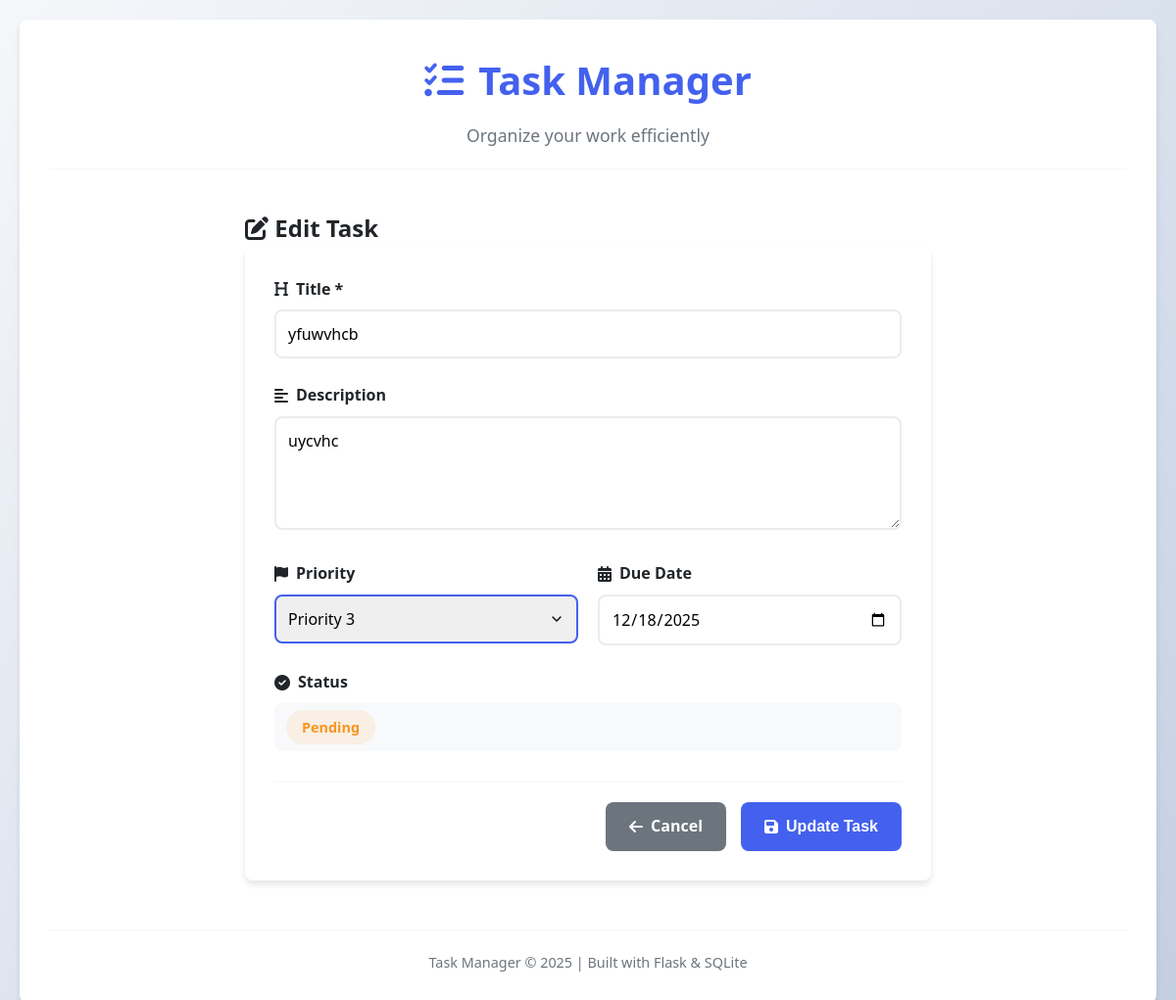
The app's page /task/edit/2 with its own data.
### tables this page shows
CREATE TABLE tasks (
        id INTEGER PRIMARY KEY AUTOINCREMENT,
        title TEXT NOT NULL,
        description TEXT,
        priority INTEGER NOT NULL DEFAULT 3 CHECK(priority BETWEEN 1 AND 5),
        due_date DATE,
        completed BOOLEAN NOT NULL DEFAULT 0,
        created_at TIMESTAMP DEFAULT CURRENT_TIMESTAMP,
        updated_at TIMESTAMP DEFAULT CURRENT_TIMESTAMP
    );

### app.py (the view, shortened to what this page needs)
@app.route('/task/edit/<int:task_id>', methods=['GET', 'POST'])
def edit_task(task_id):
    task = task_repo.get_by_id(task_id)
    if not task:
        return redirect(url_for('index'))
    return render_template('edit_task.html', task=task, now=datetime.now)

### database.py (called while the page is built)
def get_db():
    return DatabaseConnection()

    def __enter__(self):
        self.conn = sqlite3.connect(self.db_path)
        self.conn.row_factory = sqlite3.Row  # Return rows as dictionaries
        return self.conn

    def __exit__(self, exc_type, exc_val, exc_tb):
        if exc_type:
            logger.error(f"Database error: {exc_val}")
        self.conn.close()

### models.py (called while the page is built)
    def get_by_id(self, task_id: int) -> Optional[Task]:
        with self.db() as conn:
            cursor = conn.execute(
                "SELECT * FROM tasks WHERE id = ?", (task_id,))
            row = cursor.fetchone()
            if row:
                return Task(
                    task_id=row['id'],
                    title=row['title'],
                    description=row['description'],
                    priority=row['priority'],
                    due_date=row['due_date'],
                    completed=bool(row['completed']),
                    created_at=row['created_at'],
                    updated_at=row['updated_at']
                )
            return None

### templates/edit_task.html (shortened to what this page needs)
{% extends "base.html" %}
{% block content %}
<div class="form-container">
    <h2>
        <i class="fas {% if task %}fa-edit{% else %}fa-plus-circle{% endif %}"></i>
        {% if task %}Edit Task{% else %}Create New Task{% endif %}
    </h2>
    <form method="POST" class="task-form">
        <div class="form-group">
            <label for="title">
                <i class="fas fa-heading"></i> Title *
            </label>
            <input type="text" id="title" name="title"
                   value="{{ task.title if task else request.form.get('title', '') }}"
                   required
                   placeholder="Enter task title">
        </div>
        <div class="form-group">
            <label for="description">
                <i class="fas fa-align-left"></i> Description
            </label>
            <textarea id="description" name="description" rows="4"
                      placeholder="Enter task description (optional)">{{ task.description if task else request.form.get('description', '') }}</textarea>
        </div>
        <div class="form-row">
            <div class="form-group">
                <label for="priority">
                    <i class="fas fa-flag"></i> Priority
                </label>
                <select id="priority" name="priority" class="priority-select">
                    {% for i in range(1, 6) %}
                        <option value="{{ i }}"
                                {% if task and task.priority == i %}selected{% endif %}
                                {% if request.form.get('priority')|int == i %}selected{% endif %}>
                            Priority {{ i }} {% if i == 1 %}(Highest){% elif i == 5 %}(Lowest){% endif %}
                        </option>
                    {% endfor %}
                </select>
            </div>
            <div class="form-group">
                <label for="due_date">
                    <i class="fas fa-calendar-alt"></i> Due Date
                </label>
                <input type="date" id="due_date" name="due_date"
                       value="{{ task.due_date if task else request.form.get('due_date', '') }}"
                       min="{{ now().strftime('%Y-%m-%d') }}">
            </div>
        </div>
        {% if task %}
            <div class="form-group">
                <label>
                    <i class="fas fa-check-circle"></i> Status
                </label>
                <div class="status-info">
                    {% if task.completed %}
                        <span class="status-badge completed">Completed</span>
                    {% else %}
                        <span class="status-badge pending">Pending</span>
                    {% endif %}
                </div>
            </div>
        {% endif %}
        <div class="form-actions">
            <a href="{{ url_for('index') }}" class="btn btn-secondary">
                <i class="fas fa-arrow-left"></i> Cancel
            </a>
            <button type="submit" class="btn btn-primary">
                <i class="fas fa-save"></i>
                {% if task %}Update Task{% else %}Create Task{% endif %}
            </button>
        </div>
    </form>
</div>
{% endblock %}

### static/style.css (style rules this page uses)
* { margin: 0; padding: 0; box-sizing: border-box; }
:root { --primary-color: #4361ee; --secondary-color: #3a0ca3; --success-color: #4cc9f0; --danger-color: #f72585; --warning-color: #f8961e; --light-color: #f8f9fa; --dark-color: #212529; --gray-color: #6c757d; --border-radius: 8px; --box-shadow: 0 4px 6px rgba(0, 0, 0, 0.1); --transition: all 0.3s ease; }
body { font-family: 'Segoe UI', Tahoma, Geneva, Verdana, sans-serif; line-height: 1.6; color: var(--dark-color); background: linear-gradient(135deg, #f5f7fa 0%, #c3cfe2 100%); min-height: 100vh; padding: 20px; }
.btn { display: inline-flex; align-items: center; justify-content: center; gap: 8px; padding: 12px 24px; border: none; border-radius: var(--border-radius); font-size: 1rem; font-weight: 600; cursor: pointer; transition: var(--transition); text-decoration: none; }
.btn-primary { background: var(--primary-color); color: white; }
.btn-secondary { background: var(--gray-color); color: white; }
.form-container { max-width: 700px; margin: 0 auto; }
.task-form { background: white; padding: 30px; border-radius: var(--border-radius); box-shadow: var(--box-shadow); }
.form-group { margin-bottom: 25px; }
.form-row { display: grid; grid-template-columns: repeat(auto-fit, minmax(250px, 1fr)); gap: 20px; }
label { display: block; margin-bottom: 8px; font-weight: 600; color: var(--dark-color); display: flex; align-items: center; gap: 8px; }
input, textarea, select { width: 100%; padding: 12px; border: 2px solid #e9ecef; border-radius: var(--border-radius); font-size: 1rem; transition: var(--transition); font-family: inherit; }
.priority-select { appearance: none; background-repeat: no-repeat; background-position: right 12px center; background-size: 16px; padding-right: 40px; }
.priority-select.priority-3 { border-color: var(--primary-color); }
.status-info { padding: 12px; background: #f8f9fa; border-radius: var(--border-radius); }
.status-badge { padding: 8px 16px; border-radius: 20px; font-weight: 600; font-size: 0.9rem; }
.status-badge.pending { background: rgba(248, 150, 30, 0.1); color: var(--warning-color); }
.form-actions { display: flex; justify-content: flex-end; gap: 15px; margin-top: 30px; padding-top: 20px; border-top: 2px solid #f8f9fa; }

### records on screen
tasks: title "yfuwvhcb", description "uycvhc", priority "Priority 3", due_date "12/18/2025"
